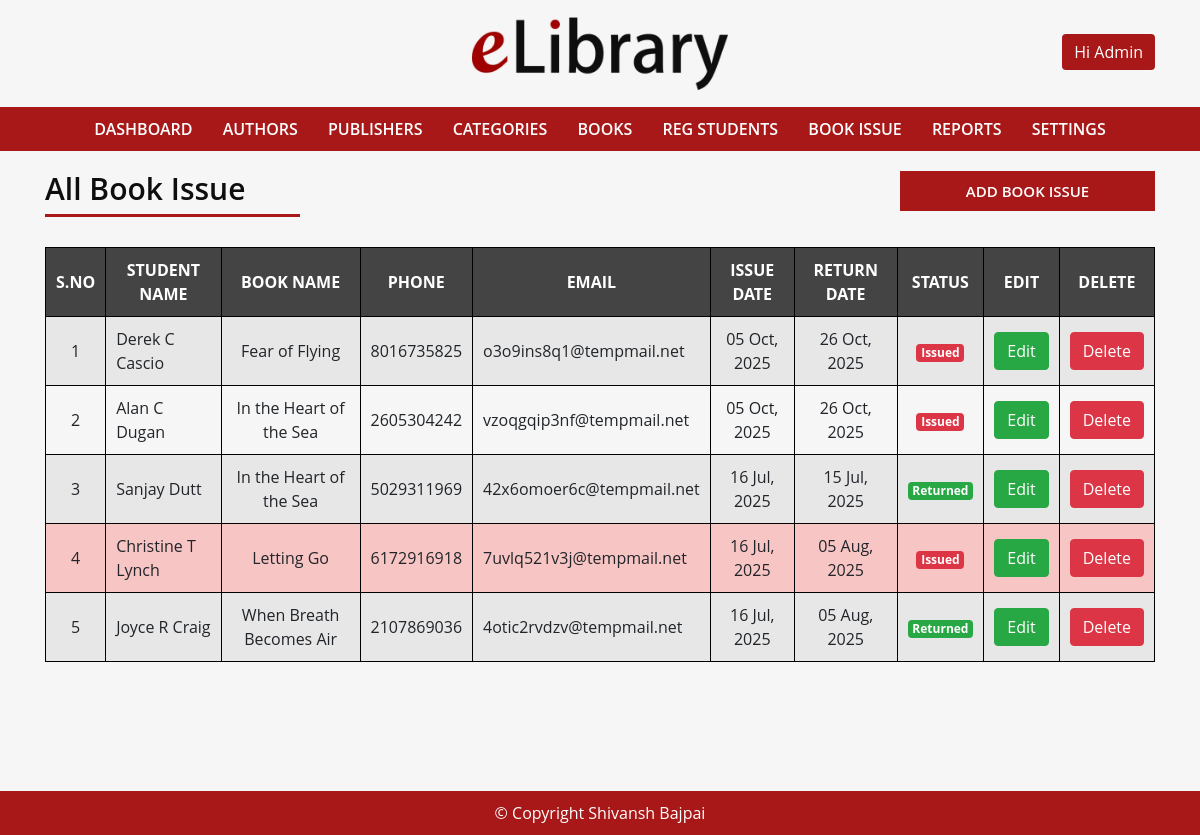
/book-issue.php (signed in), run on the app's committed database.
### tables this page shows
CREATE TABLE `book_issue` (
  `issue_id` int(11) NOT NULL,
  `issue_name` varchar(50) NOT NULL,
  `issue_book` varchar(40) NOT NULL,
  `issue_date` date DEFAULT NULL,
  `return_date` date DEFAULT NULL,
  `issue_status` varchar(10) NOT NULL,
  `return_day` date DEFAULT NULL,
  `fine` int(11) DEFAULT NULL
);

CREATE TABLE `student` (
  `student_id` int(11) NOT NULL,
  `student_name` varchar(50) NOT NULL,
  `student_address` varchar(100) NOT NULL,
  `student_gender` varchar(10) NOT NULL,
  `student_class` varchar(30) NOT NULL,
  `student_age` int(11) NOT NULL,
  `student_phone` varchar(12) NOT NULL,
  `student_email` varchar(30) NOT NULL
);

CREATE TABLE `book` (
  `book_id` int(11) NOT NULL,
  `book_name` varchar(50) NOT NULL,
  `book_category` varchar(30) NOT NULL,
  `book_author` varchar(50) NOT NULL,
  `book_publisher` varchar(40) NOT NULL,
  `book_status` varchar(10) NOT NULL
);

### config.php (called while the page is built, shortened)
<?php
$limit = 5;
?>

### book-issue.php (the view, shortened to what this page needs)
<?php include "header.php" ?>
<div id="admin-content">
    <div class="container">
      <div class="row">
          <div class="col-md-3">
              <h2 class="admin-heading">All Book Issue</h2>
          </div>
          <div class="offset-md-6 col-md-3">
              <a class="add-new" href="add-book-issue.php">Add Book Issue</a>
          </div>
      </div>
      <div class="row">
        <div class="col-md-12">
        <?php
        if(isset($_GET['page'])){
          $page = $_GET['page'];
        }else{
          $page = 1;
        }
        $offset = ($page - 1) * $limit;
        $sql = "SELECT book_issue.issue_id,book_issue.issue_status,book_issue.issue_name,book_issue.issue_book,
                book_issue.issue_date,book_issue.return_date,student.student_id,student.student_phone,student.student_email,student.student_name,book.book_name FROM book_issue
                LEFT JOIN student ON book_issue.issue_name = student.student_id
                LEFT JOIN book ON book_issue.issue_book = book.book_id
                ORDER BY book_issue.issue_id DESC LIMIT {$offset}, {$limit}";
        $result = mysqli_query($conn, $sql) or die("SQL query failed."); ?>
          <table class="content-table">
              <thead>
                <th>S.No</th>
                <th>Student Name</th>
                <th>Book Name</th>
                <th>Phone</th>
                <th>Email</th>
                <th>Issue Date</th>
                <th>Return Date</th>
                <th>Status</th>
                <th>Edit</th>
                <th>Delete</th>
              </thead>
              <tbody>
                <?php if(mysqli_num_rows($result) > 0){
                $serial = $offset + 1;
                while($row = mysqli_fetch_assoc($result)) {
                  if((date('Y-m-d') > $row['return_date']) && $row['issue_status'] == "N"){
                  $over = 'style="background:rgba(255,0,0,0.2)"';
                  }else{ $over = ''; } ?>
                <tr <?php echo $over; ?>>
                  <td><?php echo $serial; ?></td>
                  <td><?php echo $row['student_name']; ?></td>
                  <td><?php echo $row['book_name']; ?></td>
                  <td><?php echo $row['student_phone']; ?></td>
                  <td><?php echo $row['student_email']; ?></td>
                  <td><?php echo date('d M, Y',strtotime($row['issue_date'])); ?></td>
                  <td><?php echo date('d M, Y',strtotime($row['return_date'])); ?></td>
                  <td>
                  <?php if($row['issue_status'] == 'Y'){
                    echo "<span class='badge badge-success'>Returned</span>";
                  }else{
                    echo "<span class='badge badge-danger'>Issued</span>";
                  } ?>
                  </td>
                  <td class="edit">
                    <a href="update-issue-book.php?iid=<?php echo $row['issue_id']; ?>"  class="btn btn-success">Edit</a>
                  </td>
                  <td class="delete">
                    <a href="delete-issue-book.php?iid=<?php echo $row['issue_id']; ?>" class="btn btn-danger">Delete</a>
                  </td>
                </tr>
                <?php
                    $serial++;
                  }
                }else{ ?>
                  <tr>
                    <td colspan="10">No Books Issued</td>
                  </tr>
                <?php } ?>
              </tbody>
          </table>
        </div>
      </div>
    </div>
</div>
<?php include "footer.php" ?>

### css/style.css (style rules this page uses)
body { background: #F6F6F6; font-family: 'Open Sans', sans-serif; }
a, a:hover, a:focus { text-decoration: none; outline: none; }
#admin-content { min-height: 80vh; padding: 20px 0 40px; }
#admin-content .admin-heading { color: #0E0E0E; font-size: 30px; font-weight: 600; margin: 0 0 40px; position: relative; }
#admin-content .admin-heading:after { content : ""; background: #A00000; width: 100%; height: 3px; opacity: 0.9; position: absolute; left: 0; bottom: -10px; }
#admin-content .add-new { background: #A00000; color: #fff; font-size: 15px; font-weight: 600; text-align: center; text-transform: uppercase; border: 2px solid transparent; padding: 7px 15px; display: block; opacity: 0.9; transition: all 0.3s; }
#admin-content .content-table { width: 100%; margin: 0 0 20px; }
#admin-content .content-table thead { background: #444; color: #fff; }
#admin-content .content-table th { text-align: center; text-transform: uppercase; border: 1px solid #000; padding: 10px; }
#admin-content .content-table tbody tr:nth-child(odd) { background: #e7e7e7; }
#admin-content .content-table tbody tr:nth-child(even) { background: transparent; }
#admin-content .content-table tbody td { text-align: center; border: 1px solid #000; padding: 10px; }
#admin-content .content-table tbody td:nth-child(2), #admin-content .content-table tbody td:nth-child(5) { text-align: left; }

### data on the page
book_issue: student.student_name "Derek C Cascio", book.book_name "Fear of Flying", student.student_phone "8016735825", student.student_email "o3o9ins8q1@tempmail.net", issue_date "05 Oct, 2025", return_date "26 Oct, 2025", issue_status "Issued"
book_issue: student.student_name "Alan C Dugan", book.book_name "In the Heart of the Sea", student.student_phone "2605304242", student.student_email "vzoqgqip3nf@tempmail.net", issue_date "05 Oct, 2025", return_date "26 Oct, 2025", issue_status "Issued"
book_issue: student.student_name "Sanjay Dutt", book.book_name "In the Heart of the Sea", student.student_phone "5029311969", student.student_email "42x6omoer6c@tempmail.net", issue_date "16 Jul, 2025", return_date "15 Jul, 2025", issue_status "Returned"
book_issue: student.student_name "Christine T Lynch", book.book_name "Letting Go", student.student_phone "6172916918", student.student_email "7uvlq521v3j@tempmail.net", issue_date "16 Jul, 2025", return_date "05 Aug, 2025", issue_status "Issued"
book_issue: student.student_name "Joyce R Craig", book.book_name "When Breath Becomes Air", student.student_phone "2107869036", student.student_email "4otic2rvdzv@tempmail.net", issue_date "16 Jul, 2025", return_date "05 Aug, 2025", issue_status "Returned"
